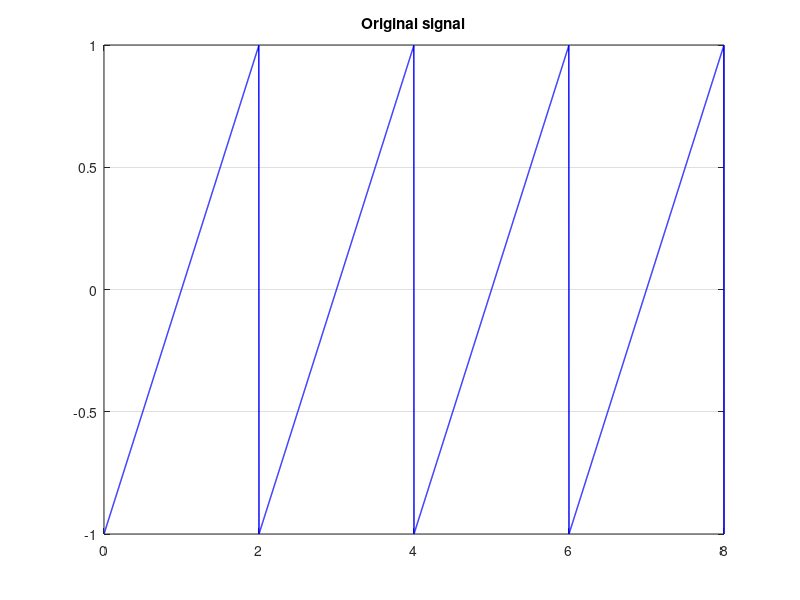
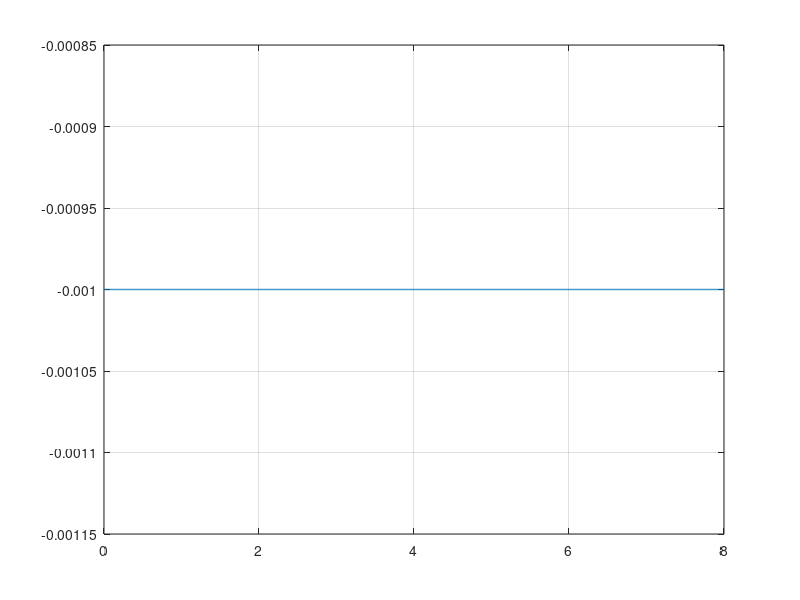

Here is the MATLAB script that generated these plots, in order: (Note: this script raises an error after producing the figures.)
% Fourier series
clear
clc

% creating the input signal
T=8;
dt=0.002;
t=dt:dt:T;
ft=mod(t,2)-1;

% plotting signal
figure(1);
plot(t, ft, 'blue', 'LineWidth', 1);
hold on
grid on
title('Original signal');

% converting to Fourier series representation
w0=2*pi./T;
a0=(1/T)*dt*sum(ft);
N=1000;
A=zeros(1,N);
B=zeros(1,N);

% finding fourier coefficients
for n=1:N
    an=(2/T)*dt*sum(ft .* cos(n*w0*t));
    bn=(2/T)*dt*sum(ft .* sin(n*w0*t));
    A(n)=an;
    B(n)=bn;
end

% constructing output for increasing amt of terms
for k=1:4
    % output for N=10^k
    Ft=a0;
    Ft=Ft+A(1)*cos(w0*t);
    Ft=Ft+B(1)*sin(w0*t);
    
    % constructing output for N=1->10^k
    for n=1:10^(k-1)
        Ft=Ft+A(n)*cos(n*w0*t);
        Ft=Ft+B(n)*sin(n*w0*t);
    end
    
    % plotting output
    figure(k+1);
    plot(t,Ft, 'LineWidth', 1);
    hold on
    grid on
    title(join(['Fourier series (N=', int2str(10^(k-1)), ")"], ''));
end